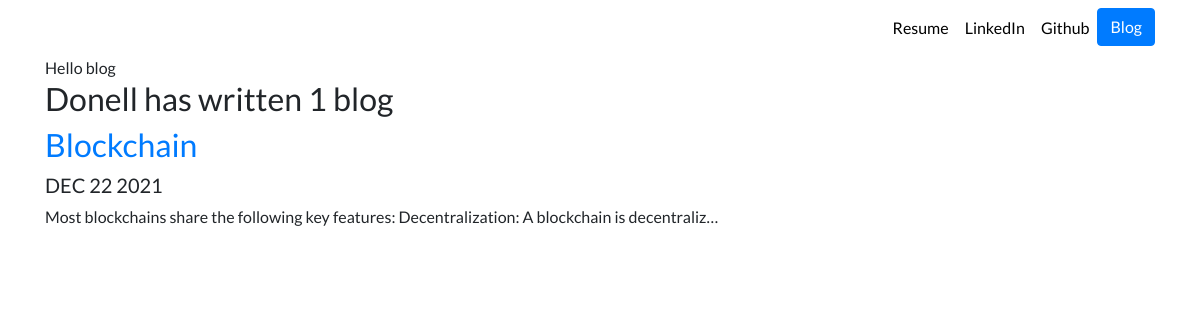
Screenshot of /blog/ with the database file from the repository.
### blog/models.py (models this page shows, shortened)
class Blog(models.Model):
	title = models.CharField(max_length=200)
	description = models.TextField()
	date = models.DateField()

### blog/views.py (the view)
# urls.py: path('', views.all_blogs, name='all_blogs'),
def all_blogs(request):
	blogs = Blog.objects.order_by('-date')
	return render(request, 'blog/all_blogs.html', {'blogs':blogs})

### blog/templates/blog/all_blogs.html
{% extends 'portfolio/base.html' %}
{% block content %}
Hello blog
<h2>Donell has written {{ blogs.count }} blog{{ blogs.count|pluralize }}</h2>
{% for blog in blogs %}
<a href="{% url 'blog:detail' blog.id %}"><h2>{{ blog.title }}</h2></a>
<h5>{{ blog.date|date:'M d Y'|upper }}</h5>
<p>{{ blog.description|striptags|truncatechars:100 }}</p>
{% endfor %}
{% endblock %}

### portfolio/templates/portfolio/base.html (shortened to what this page needs)
{% load static %}
<!doctype html>
<html lang="en">
<head>
  <link rel="stylesheet" href="https://stackpath.bootstrapcdn.com/bootstrap/4.4.1/css/bootstrap.min.css">
  <link rel="stylesheet" href="{% static "portfolio/custom.css" %}">
</head>
<body>
  <nav id="topNav" class="navbar navbar-expand-md navbar-light">
    <div class="container">
      <div class="collapse navbar-collapse text-center" id="navbarNav">
        <ul class="navbar-nav ml-auto">
          <li class="nav-item">
            <a class="nav-link" href="{% static "portfolio/resume.pdf" %}">Resume</a>
          </li>
          <li class="nav-item">
            <a class="nav-link" href="https://www.linkedin.com/in/donell-carter-014180205/" target="_blank">LinkedIn</a>
          </li>
          <li class="nav-item">
            <a class="nav-link" href="https://github.com/dcarter7279" target="_blank">Github</a>
          </li>
          <li>
            <a role="button" href="{% url 'blog:all_blogs' %}" class="btn btn-primary">Blog</a>
          </li>
        </ul>
      </div>
    </div>
  </nav>
  <div class="container">
    {% block content %}{% endblock %}
  </div>
</body>
</html>

### portfolio/static/portfolio/custom.css (style rules this page uses)
.navbar-nav .nav-link { color: rgba(0,0,0,1) !important; }
body { font-family: 'Lato', sans-serif; }

### rows the page displays
Blog: title "Blockchain", date "DEC 22 2021", description "Most blockchains share the following key features: Decentralization: A blockchain is decentraliz…"

### other values shown
{{ blogs.count }} "1"
